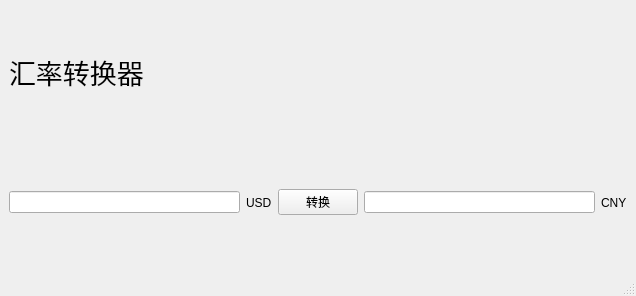
<?xml version="1.0" encoding="UTF-8"?>
<ui version="4.0">
 <class>mainWindow</class>
 <widget class="QMainWindow" name="mainWindow">
  <property name="geometry">
   <rect>
    <x>0</x>
    <y>0</y>
    <width>636</width>
    <height>296</height>
   </rect>
  </property>
  <property name="windowTitle">
   <string>Conversion</string>
  </property>
  <widget class="QWidget" name="centralwidget">
   <layout class="QGridLayout" name="gridLayout">
    <item row="0" column="0">
     <widget class="QLabel" name="label_3">
      <property name="font">
       <font>
        <family>04b_21</family>
        <pointsize>20</pointsize>
       </font>
      </property>
      <property name="text">
       <string>汇率转换器</string>
      </property>
     </widget>
    </item>
    <item row="1" column="0">
     <layout class="QHBoxLayout" name="horizontalLayout">
      <item>
       <widget class="QLineEdit" name="lineEdit"/>
      </item>
      <item>
       <widget class="QLabel" name="label">
        <property name="text">
         <string>USD</string>
        </property>
       </widget>
      </item>
      <item>
       <widget class="QPushButton" name="pushButton">
        <property name="text">
         <string>转换</string>
        </property>
       </widget>
      </item>
      <item>
       <widget class="QLineEdit" name="lineEdit_2"/>
      </item>
      <item>
       <widget class="QLabel" name="label_2">
        <property name="text">
         <string>CNY</string>
        </property>
       </widget>
      </item>
     </layout>
    </item>
   </layout>
  </widget>
  <widget class="QMenuBar" name="menubar">
   <property name="geometry">
    <rect>
     <x>0</x>
     <y>0</y>
     <width>636</width>
     <height>30</height>
    </rect>
   </property>
  </widget>
  <widget class="QStatusBar" name="statusbar"/>
 </widget>
 <resources/>
 <connections/>
</ui>
